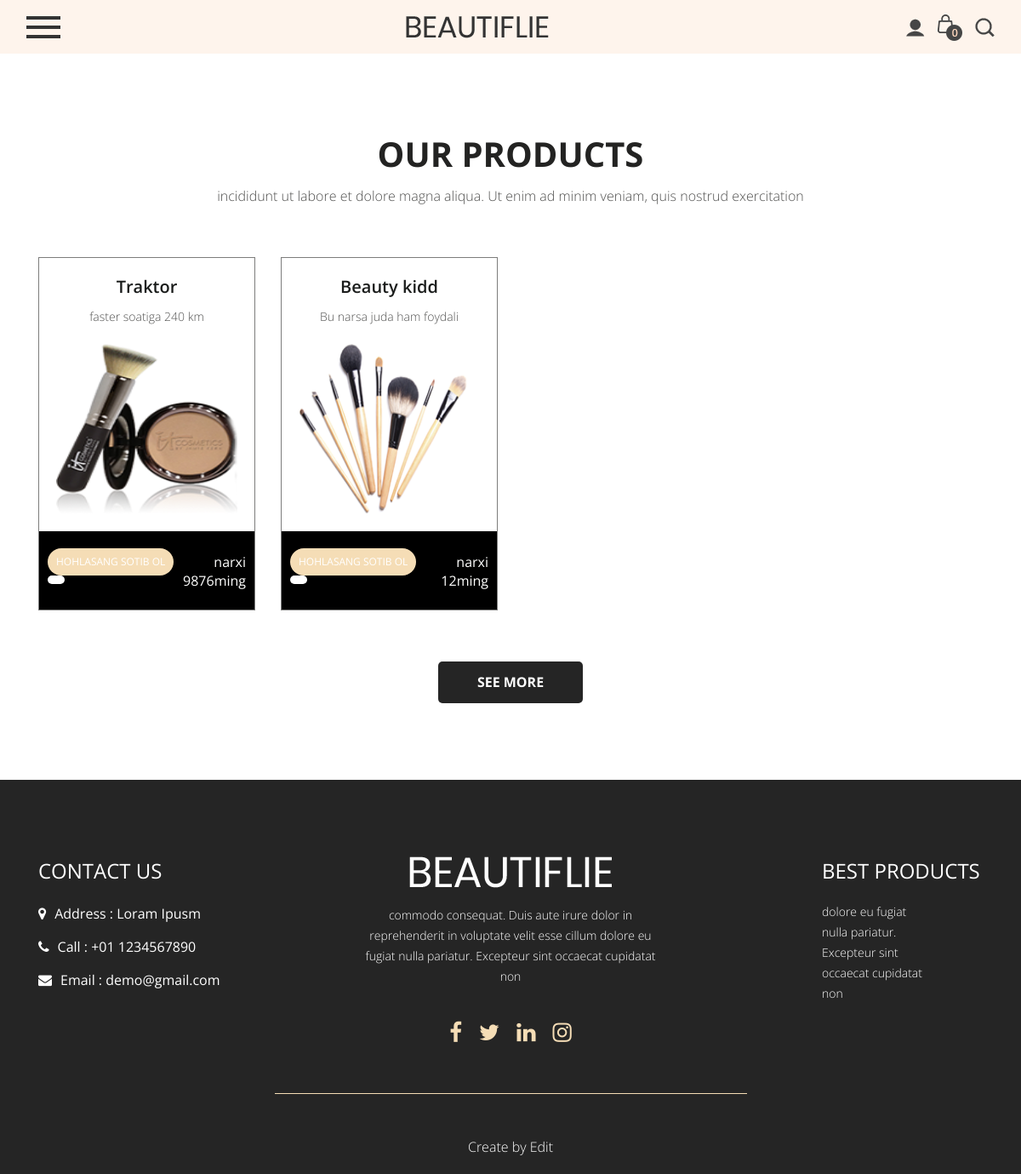
Screenshot of /products/ with the database file from the repository.
### blog/models.py (models this page shows, shortened)
class Product(models.Model):
    name = models.CharField(max_length=200)
    bio = models.TextField()
    img=  models.ImageField(upload_to='product/')
    price = models.IntegerField()

### blog/views.py (the view)
# urls.py: path('products/', products, name = "products"),
def products(request):
    product = Product.objects.all()
    context= {
        'pro': product
    }
    return render(request, 'products.html',context=context)

### templates/products.html
{% extends 'base/base.html' %}
{% load static %}
{% block content %}
      <div class="product_section layout_padding">
         <div class="container">
            <div class="row">
               <div class="col-sm-12">
                  <h1 class="product_taital">Our Products</h1>
                  <p class="product_text">incididunt ut labore et dolore magna aliqua. Ut enim ad minim veniam, quis nostrud exercitation</p>
               </div>
            </div>
            <div class="product_section_2 layout_padding">
               <div class="row">
                  {% for x in pro %}
                  <div class="col-lg-3 col-sm-6">
                     <div class="product_box">
                        <a href="{% url 'detail' x.id %}"><h4 class="bursh_text">{{x.name}}</h4></a>
                        <p class="lorem_text">{{x.bio}}</p>
                        <img src="{{x.img.url}}" class="image_1">
                        <div class="btn_main">
                           <div class="buy_bt">
                              <ul>
                                 <li class="active"><a href="#">hohlasang sotib ol</a></li>
                                 <li><a href="#"></a></li>
                              </ul>
                           </div>
                           <h3 class="price_text">narxi {{x.price}}ming</h3>
                        </div>
                     </div>
                  </div>
                  {% endfor %}
               </div>
               <div class="seemore_bt"><a href="#">See More</a></div>
            </div>
         </div>
      </div>
{% endblock content %}

### templates/base/base.html (shortened to what this page needs)
{% load static %}
<!DOCTYPE html>
<html lang="en">
   <head>
      <link rel="stylesheet" type="text/css" href="{% static 'css/bootstrap.min.css'%}">
      <link rel="stylesheet" type="text/css" href="{% static 'css/style.css'%}">
      <link rel="stylesheet" href="{% static 'css/responsive.css'%}">
      <link rel="stylesheet" href="{% static 'css/jquery.mCustomScrollbar.min.css'%}">
      <link rel="stylesheet" href="https://netdna.bootstrapcdn.com/font-awesome/4.0.3/css/font-awesome.css">
      <link rel="stylesheet" href="{% static 'css/owl.carousel.min.css'%}">
      <link rel="stylesheet" href="{% static 'css/owl.theme.default.min.css'">
      <link rel="stylesheet" href="https://cdnjs.cloudflare.com/ajax/libs/fancybox/2.1.5/jquery.fancybox.min.css" media="screen">
      <link href="https://unpkg.com/gijgo@1.9.13/css/gijgo.min.css" rel="stylesheet" type="text/css" />
   </head>
   <body>
      <div class="header_section">
         <div class="container-fluid">
            <nav class="navbar navbar-light bg-light justify-content-between">
               <span class="toggle_icon" onclick="openNav()"><img src="{% static 'images/toggle-icon.png' %}"></span>
               <a class="logo" href="index.html"><img src="{% static 'images/logo.png' %}"></a></a>
               <form class="form-inline ">
                  <div class="login_text">
                     <ul>
                        <li><a href="#"><img src="{% static 'images/user-icon.png'%}"></a></li>
                        <li><a href="#"><img src="{% static 'images/bag-icon.png'%}"></a></li>
                        <li><a href="#"><img src="{% static 'images/search-icon.png'%}"></a></li>
                     </ul>
                  </div>
               </form>
            </nav>
         </div>
      </div>
      {% block content %}
   {% endblock content %}
      <div class="footer_section layout_padding">
         <div class="container">
            <div class="contact_section_2">
               <div class="row">
                  <div class="col-sm-4">
                     <h3 class="address_text">Contact Us</h3>
                     <div class="address_bt">
                        <ul>
                           <li>
                              <a href="#">
                              <i class="fa fa-map-marker" aria-hidden="true"></i><span class="padding_left10">Address : Loram Ipusm</span>
                              </a>
                           </li>
                           <li>
                              <a href="#">
                              <i class="fa fa-phone" aria-hidden="true"></i><span class="padding_left10">Call : +01 1234567890</span>
                              </a>
                           </li>
                           <li>
                              <a href="#">
                              <i class="fa fa-envelope" aria-hidden="true"></i><span class="padding_left10">Email : demo@gmail.com</span>
                              </a>
                           </li>
                        </ul>
                     </div>
                  </div>
                  <div class="col-sm-4">
                     <div class="footer_logo_1"><a href="index.html"><img src="{% static 'images/footer-logo.png'%}"></a></div>
                     <p class="dummy_text">commodo consequat. Duis aute irure dolor in reprehenderit in voluptate velit esse cillum dolore eu fugiat nulla pariatur. Excepteur sint occaecat cupidatat non</p>
                  </div>
                  <div class="col-sm-4">
                     <div class="main">
                        <h3 class="address_text">Best Products</h3>
                        <p class="ipsum_text">dolore eu fugiat nulla pariatur. Excepteur sint occaecat cupidatat non</p>
                     </div>
                  </div>
               </div>
            </div>
            <div class="social_icon">
               <ul>
                  <li>
                     <a href="#"><i class="fa fa-facebook" aria-hidden="true"></i></a>
                  </li>
                  <li>
                     <a href="#"><i class="fa fa-twitter" aria-hidden="true"></i></a>
                  </li>
                  <li>
                     <a href="#"><i class="fa fa-linkedin" aria-hidden="true"></i></a>
                  </li>
                  <li>
                     <a href="#"><i class="fa fa-instagram" aria-hidden="true"></i></a>
                  </li>
               </ul>
            </div>
         </div>
      </div>
      <div class="copyright_section">
         <div class="container">
            <p class="copyright_text">Create by Edit </a></p>
         </div>
      </div>
   </body>
</html>

### rows the page displays
Product: name "Traktor", bio "faster soatiga 240 km", img (picture), price "9876"
Product: name "Beauty kidd", bio "Bu narsa juda ham foydali", img (picture), price "12"
